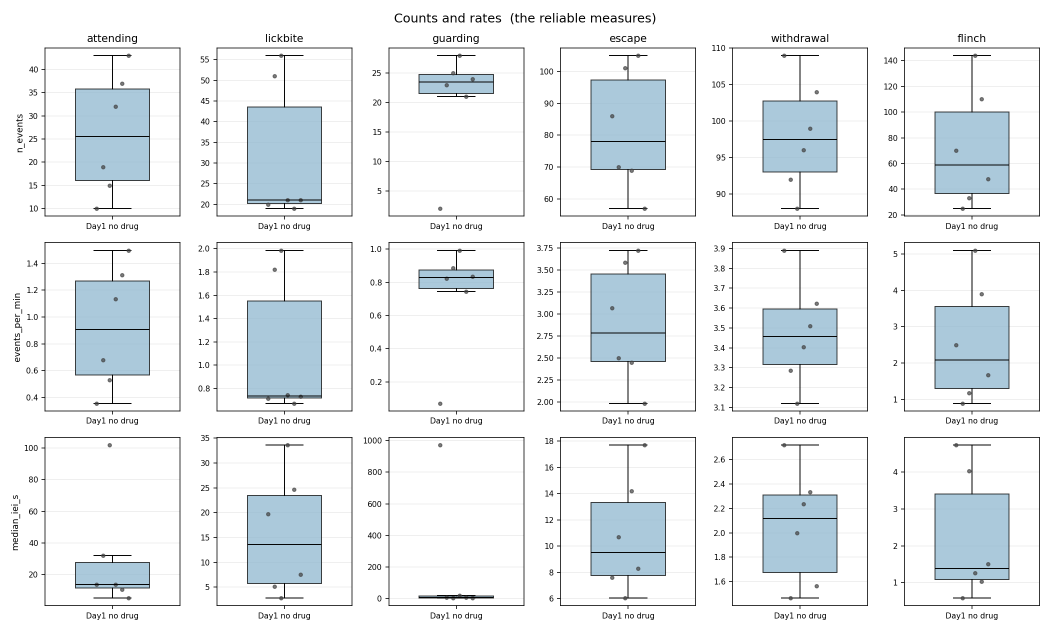
#> input picture data/day1_scoring_corrected/Fig_day_box_counts.png, 2100 x 1260 px (shown at 1/2 size)
$ python -i auto_B_features.py   (imports and definitions only)
#> lines starting #> are read from the running program, lines starting #| are printed output that depends on the picture
"""auto_B_features.py  -  per-frame features from the SIDE view, for training
an automatic behaviour classifier.

Why the side view and why silhouettes
    From the WT QC: the side view segments the mouse in 60/60 sampled frames at
    2.8 SD contrast and solidity 0.82, and carries 73 motion-energy bouts per
    10 min against the bottom view's 3. The bottom view images the mouse as a
    saturated silhouette with no internal detail and a mesh pitch (~20 px) the
    same size as a paw (~25 px), so it cannot support paw-level scoring at all.

    Background subtraction does NOT work here: the mouse is almost stationary
    over 28 min (centroid scatter SD 19 x 14 px against a 200-300 px body), so a
    temporal-median plate already contains the animal. This module therefore
    uses an absolute threshold inside a fixed ROI, the settings validated in QC.

What it produces
    One row per frame, with shape / posture / motion features plus rolling
    statistics over +/-0.5 s and +/-2 s. These target the four AFFECTIVE codes
    that score_AB_dual_view.m writes, all of which are posture questions:
        1  paw attending              head oriented to the paw, no mouth contact
        2  licking or biting          mouth on the paw
        3  guarding (> 2 s)           slow, sustained posture change
        4  escape / rearing           large body height and eccentricity change
    The two REFLEXIVE measures - paw withdrawal and flinch - are NOT reachable:
    at 30 fps a withdrawal is 1.5-4.5 frames. That is a rig limit, not a
    feature-engineering one; raise the frame rate, do not add features.

    If you later add DeepLabCut, append its keypoint columns to this CSV and
    auto_B_train.py will pick them up automatically - no code change needed.

USAGE
    python auto_B_features.py <side_video> [--out DIR] [--roi y0 y1 x0 x1]
                              [--thr 75] [--step 1]

OUTPUT
    Features_<vid>.csv      one row per analysed frame
    Features_<vid>.png      diagnostic: segmentation on 4 frames + feature traces

Hansol Lim - HEAL mini1p / SBI-553
"""
from __future__ import annotations

import argparse
import os

import cv2
import numpy as np

# QC-validated side-view settings (see qc/WT_RECORDING_QC.md)
ROI = (90, 370, 110, 600)      # y0, y1, x0, x1 - excludes the dark cloth fold
THR = 75                       # mouse body ~55 grey, cloth fold 92-117
AMIN, AMAX = 6000, 70000

BASE_COLS = ["frame", "time_s", "found", "area", "w", "h", "aspect", "solidity",
             "ecc", "cx", "cy", "top_y", "bot_y", "extent", "perim",
             "hull_defect_max", "hull_defect_sum", "n_defects",
             "low_contour_rough", "motion", "motion_roi_frac"]


def segment(gray, thr=THR, amin=AMIN, amax=AMAX):
    m = (gray < thr).astype(np.uint8) * 255
    m = cv2.morphologyEx(m, cv2.MORPH_OPEN, np.ones((5, 5), np.uint8))
    m = cv2.morphologyEx(m, cv2.MORPH_CLOSE, np.ones((15, 15), np.uint8))
    cnts, _ = cv2.findContours(m, cv2.RETR_EXTERNAL, cv2.CHAIN_APPROX_SIMPLE)
    cnts = [c for c in cnts if amin <= cv2.contourArea(c) <= amax]
    if not cnts:
        return None, m
    return max(cnts, key=cv2.contourArea), m


# [58 lines left out: functions shape_features, rolling, not called in this run]


def run(path, outdir, roi=ROI, thr=THR, step=1):
#> called with outdir = 'out.png', roi = (90, 370, 110, 600), thr = 75, step = 1
    import pandas as pd
    y0, y1, x0, x1 = roi
    vid = os.path.splitext(os.path.basename(path))[0]
    cap = cv2.VideoCapture(path)
    if not cap.isOpened():
        raise SystemExit(f"cannot open {path}")
    fps = cap.get(cv2.CAP_PROP_FPS) or 30.0
    ntot = int(cap.get(cv2.CAP_PROP_FRAME_COUNT))
    print(f"=== {os.path.basename(path)} ===")
    print(f"  {fps:.2f} fps, {ntot} frames, ROI y{y0}-{y1} x{x0}-{x1}, I<{thr}")

    rows, prev, tiles = [], None, []
    i = 0
    nfound = 0
    while True:
        ok, im = cap.read()
#> im is the input picture: shape (1260, 2100, 3); mean B, G, R 241.4, 239, 235
        if not ok:
            break
        if i % step == 0:
            g = cv2.cvtColor(im[y0:y1, x0:x1], cv2.COLOR_BGR2GRAY)
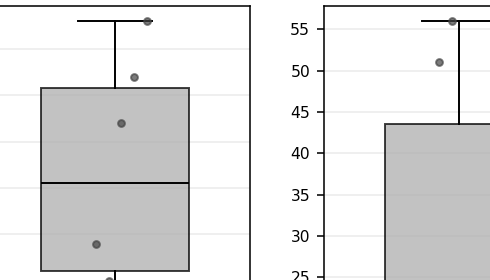
#> g: shape (280, 490); min 0, max 255, mean 227.4
            gb = cv2.GaussianBlur(g, (5, 5), 0).astype(np.int16)
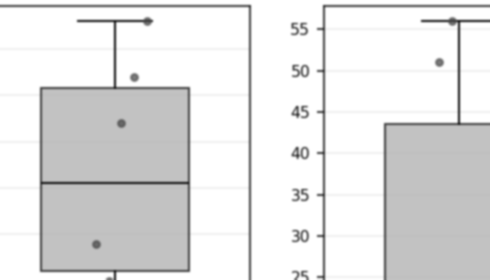
#> gb: shape (280, 490) int16; min 48, max 255, mean 227.4
            if prev is None:
                motion, mfrac = 0.0, 0.0
            else:
                d = np.abs(gb - prev)
                motion = float(d.mean())
                mfrac = float((d > 25).mean())
            prev = gb

            c, mask = segment(g, thr)
#> in segment, `m = (gray < thr).astype(np.uint8) * 255`:
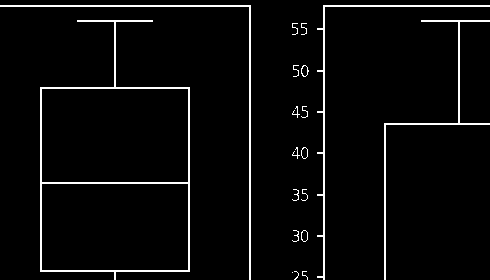
#> m: shape (280, 490); 3.7% white in thin lines or dots
#> in segment, `m = cv2.morphologyEx(m, cv2.MORPH_OPEN, np.ones((5, 5), np.uint8))`: m: shape (280, 490); every value is 0
#> in segment, `cnts, _ = cv2.findContours(m, cv2.RETR_EXTERNAL, cv2.CHAIN_APPROX_SIMP..`: cnts = []
            r = dict(frame=i, time_s=i / fps, motion=motion, motion_roi_frac=mfrac)
            if c is None:
                r["found"] = 0
                for k in BASE_COLS:
                    r.setdefault(k, np.nan)
            else:
                nfound += 1
                r["found"] = 1
                r.update(shape_features(c, g.shape))
            rows.append(r)

            if len(tiles) < 4 and c is not None and i > ntot * 0.2 \
                    and i % max(1, ntot // 5) < step:
                v = cv2.cvtColor(g, cv2.COLOR_GRAY2BGR)
                cv2.drawContours(v, [c], -1, (0, 0, 255), 2)
                bx, by, bw, bh = cv2.boundingRect(c)
                cv2.rectangle(v, (bx, by), (bx + bw, by + bh), (0, 255, 0), 2)
                cv2.putText(v, f"f{i}", (6, 20), cv2.FONT_HERSHEY_SIMPLEX,
                            0.55, (0, 255, 255), 2)
                tiles.append(cv2.resize(v, (330, 190)))
        i += 1
        if i % 9000 == 0:
            print(f"    {i}/{ntot}", end="\r", flush=True)
    cap.release()
    print(f"    {i}/{ntot} frames read      ")

    df = pd.DataFrame(rows)
    # forward/backward fill the geometry on the rare frames with no contour, so
    # the rolling windows are not poisoned by NaN
    geo = [c for c in BASE_COLS if c not in
           ("frame", "time_s", "found", "motion", "motion_roi_frac")]
    df[geo] = df[geo].ffill().bfill()

    # derived kinematics
    dt = step / fps
    df["speed"] = np.hypot(df["cx"].diff().fillna(0), df["cy"].diff().fillna(0)) / dt
    df["d_area"] = df["area"].diff().fillna(0) / dt
    df["d_top_y"] = df["top_y"].diff().fillna(0) / dt      # rearing signature
    df["d_ecc"] = df["ecc"].diff().fillna(0) / dt
    df["height_norm"] = (df["bot_y"] - df["top_y"]) / df["w"].clip(lower=1)

    roll_on = ["area", "h", "aspect", "solidity", "ecc", "top_y",
               "low_contour_rough", "hull_defect_max", "motion", "speed",
               "height_norm"]
    df = pd.concat([df, pd.DataFrame(rolling(df, roll_on, fps / step))], axis=1)

    os.makedirs(outdir, exist_ok=True)
    csvp = os.path.join(outdir, f"Features_{vid}.csv")
    df.to_csv(csvp, index=False)
    print(f"  detected in {nfound}/{len(df)} analysed frames "
          f"({100 * nfound / max(len(df), 1):.1f}%)")
    print(f"  {len(df)} rows x {df.shape[1]} columns")
    print(f"  wrote {csvp}")

    _diag(df, tiles, os.path.join(outdir, f"Features_{vid}.png"), vid)
    return csvp


# [52 lines left out: functions _diag, main, not called in this run]


# [2 lines not run here, left out]

>>> result = run('../../data/day1_scoring_corrected/Fig_day_box_counts.png', 'out.png')

$ run again, on data/day1_scoring_corrected/Fig_day_box_durations.png
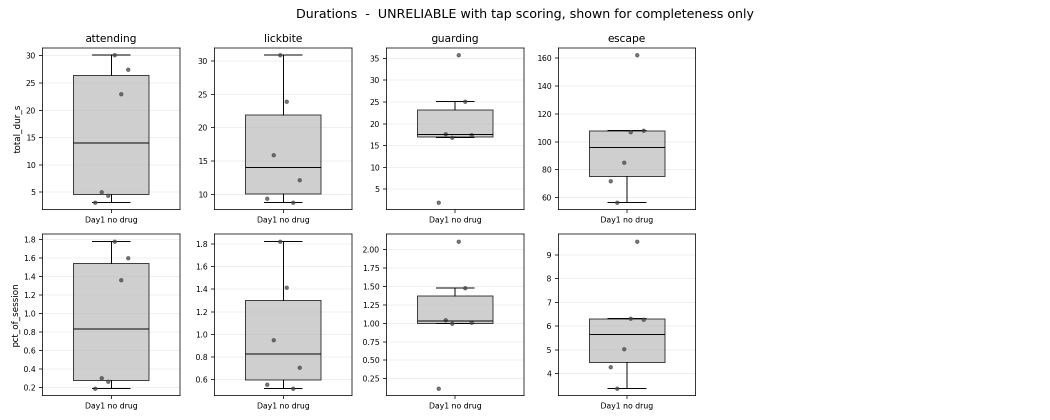
#> input picture data/day1_scoring_corrected/Fig_day_box_durations.png, 2100 x 840 px (shown at 1/2 size)
#> in run, im is the input picture: shape (840, 2100, 3); min 0, max 255, mean 244.4
#> in run, `gb = cv2.GaussianBlur(g, (5, 5), 0).astype(np.int16)`:
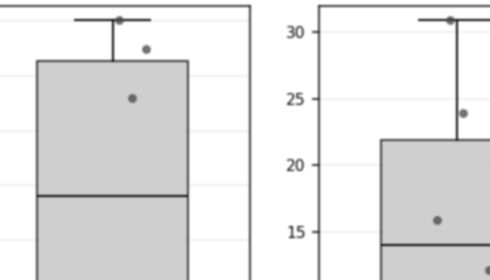
#> gb: shape (280, 490) int16; min 46, max 255, mean 230.2
#> in segment, `m = (gray < thr).astype(np.uint8) * 255`:
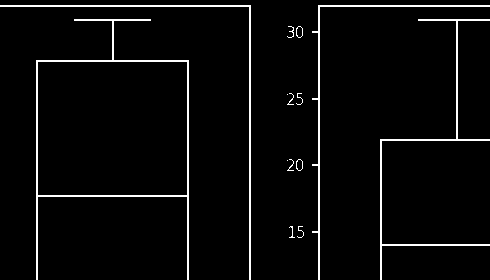
#> m: shape (280, 490); 3.6% white in thin lines or dots
#> cnts = []

$ run again, on data/day1_scoring_corrected/Fig_day_by_stimulus.png
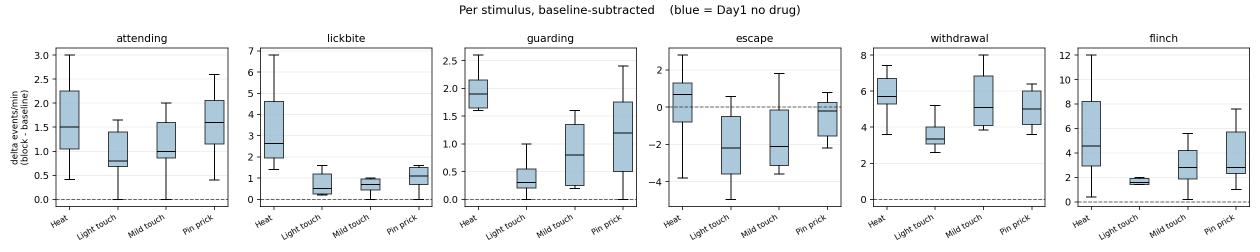
#> input picture data/day1_scoring_corrected/Fig_day_by_stimulus.png, 2520 x 504 px (shown at 1/2 size)
#> in run, im is the input picture: shape (504, 2520, 3); mean B, G, R 244, 243.1, 241.7
#> in run, `gb = cv2.GaussianBlur(g, (5, 5), 0).astype(np.int16)`:
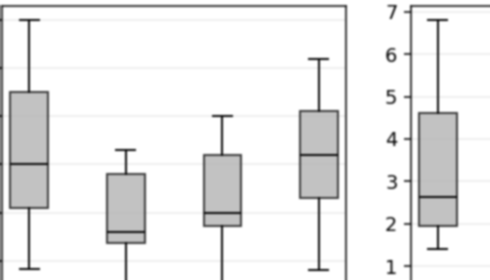
#> gb: shape (280, 490) int16; min 48, max 255, mean 236.2
#> in segment, `m = (gray < thr).astype(np.uint8) * 255`:
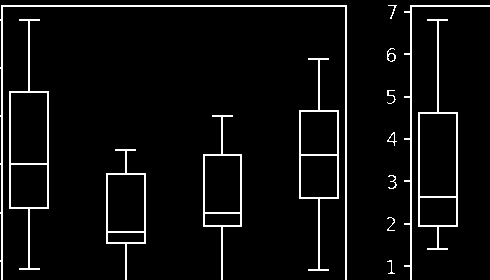
#> m: shape (280, 490); 5.2% white in thin lines or dots
#> cnts = []
